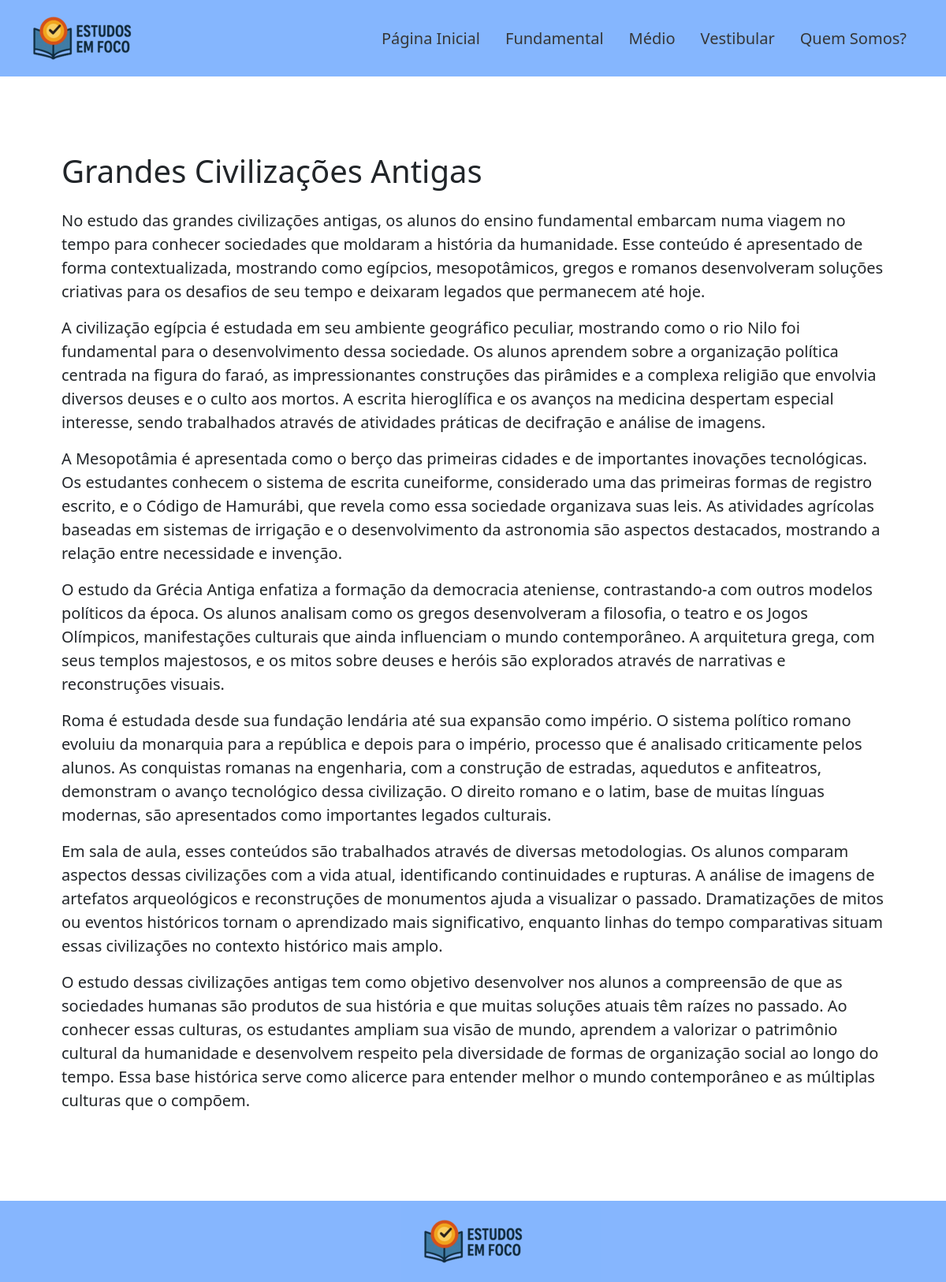
The page /explicacao.php?topico=8 on the database its author committed.
### tables this page shows
CREATE TABLE IF NOT EXISTS `topicos` (
  `id` int NOT NULL AUTO_INCREMENT,
  `materia_id` int NOT NULL,
  `nome` varchar(100) NOT NULL,
  `descricao` text NOT NULL,
  PRIMARY KEY (`id`),
  KEY `materia_id` (`materia_id`),
  CONSTRAINT `topicos_ibfk_1` FOREIGN KEY (`materia_id`) REFERENCES `materias` (`id`)
);

### explicacao.php (the view)
<?php
    include('includes/header.php');
    include('includes/conexao.php');
    $topico_id = $_GET['topico'] ?? '';
    if($topico_id){
        $tabela = $conexao->prepare("SELECT nome, descricao FROM topicos WHERE id = ?");
        $tabela->bind_param('i', $topico_id);
        $tabela->execute();
        $tabela = $tabela->get_result();
    }else{
        echo '<p>Nenhum tópico especificado.</p>';
    }
?>
<article class="container justify-content-center p-5">
    <?php
        if($linha = $tabela->fetch_assoc()){
            echo '<h1 class="mb-4">' . $linha['nome'] . '</h1>';
            $paragrafos = explode("\n", $linha['descricao']);
            foreach ($paragrafos as $paragrafo) {
                echo '<p class="fs-5">' . $paragrafo . '</p>';
            }
        }else{
                echo '<p>Este tópico não foi encontrado.</p>';
        }
    ?>
</article>
<?php include('includes/footer.php'); ?>

### rows shown on the page
topicos: nome "Grandes Civilizações Antigas", descricao "No estudo das grandes civilizações antigas, os alunos do ensino fundamental embarcam numa viagem no tempo para conhecer sociedades que moldaram a história da humanidade. Esse conteúdo é apresentado de forma contextualizada, mostrando como egípcios, mesopotâmicos, gregos e romanos desenvolveram soluções criativas para os desafios de seu tempo e deixaram legados que permanecem até hoje.", descricao "A civilização egípcia é estudada em seu ambiente geográfico peculiar, mostrando como o rio Nilo foi fundamental para o desenvolvimento dessa sociedade. Os alunos aprendem sobre a organização política centrada na figura do faraó, as impressionantes construções das pirâmides e a complexa religião que envolvia diversos deuses e o culto aos mortos. A escrita hieroglífica e os avanços na medicina despertam especial interesse, sendo trabalhados através de atividades práticas de decifração e análise de imagens.", descricao "A Mesopotâmia é apresentada como o berço das primeiras cidades e de importantes inovações tecnológicas. Os estudantes conhecem o sistema de escrita cuneiforme, considerado uma das primeiras formas de registro escrito, e o Código de Hamurábi, que revela como essa sociedade organizava suas leis. As atividades agrícolas baseadas em sistemas de irrigação e o desenvolvimento da astronomia são aspectos destacados, mostrando a relação entre necessidade e invenção.", descricao "O estudo da Grécia Antiga enfatiza a formação da democracia ateniense, contrastando-a com outros modelos políticos da época. Os alunos analisam como os gregos desenvolveram a filosofia, o teatro e os Jogos Olímpicos, manifestações culturais que ainda influenciam o mundo contemporâneo. A arquitetura grega, com seus templos majestosos, e os mitos sobre deuses e heróis são explorados através de narrativas e reconstruções visuais.", descricao "Roma é estudada desde sua fundação lendária até sua expansão como império. O sistema político romano evoluiu da monarquia para a república e depois para o império, processo que é analisado criticamente pelos alunos. As conquistas romanas na engenharia, com a construção de estradas, aquedutos e anfiteatros, demonstram o avanço tecnológico dessa civilização. O direito romano e o latim, base de muitas línguas modernas, são apresentados como importantes legados culturais.", descricao "Em sala de aula, esses conteúdos são trabalhados através de diversas metodologias. Os alunos comparam aspectos dessas civilizações com a vida atual, identificando continuidades e rupturas. A análise de imagens de artefatos arqueológicos e reconstruções de monumentos ajuda a visualizar o passado. Dramatizações de mitos ou eventos históricos tornam o aprendizado mais significativo, enquanto linhas do tempo comparativas situam essas civilizações no contexto histórico mais amplo.", descricao "O estudo dessas civilizações antigas tem como objetivo desenvolver nos alunos a compreensão de que as sociedades humanas são produtos de sua história e que muitas soluções atuais têm raízes no passado. Ao conhecer essas culturas, os estudantes ampliam sua visão de mundo, aprendem a valorizar o patrimônio cultural da humanidade e desenvolvem respeito pela diversidade de formas de organização social ao longo do tempo. Essa base histórica serve como alicerce para entender melhor o mundo contemporâneo e as múltiplas culturas que o compõem."
